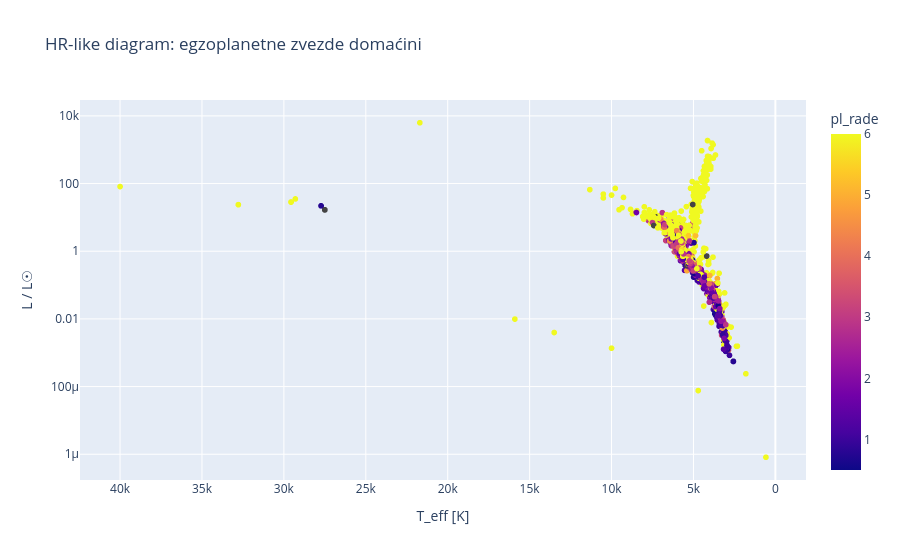

Here is the notebook cell this chart was saved with:
### Markdown cell above
## 04 · HR dijagram + Stefan–Boltzmann
Ako imamo poluprečnik i efektivnu temperaturu zvezde, računamo

$$L_*/L_☉ = (R_*/R_☉)^2 (T_*/5772\,\mathrm{K})^4.$$

**Naučna kontrola:** arhivsko `st_lum` predstavlja **log₁₀(L/L☉)**, ne linearno L!

### Code cell
df=raw.copy()
for col in COLUMNS:
    if col not in ('pl_name','hostname','discoverymethod'):
        df[col]=pd.to_numeric(df[col],errors='coerce')
df['lum_sb']=df['st_rad']**2*(df['st_teff']/5772.)**4
df['lum_archive']=10**df['st_lum']
mask=(df['lum_sb']>0)&np.isfinite(df['lum_sb'])
fig=px.scatter(df[mask], x='st_teff',y='lum_sb',color='pl_rade',
               hover_name='pl_name',log_y=True,range_color=[0.5,6],
               labels={'st_teff':'T_eff [K]','lum_sb':'L / L☉'},title='HR-like diagram: egzoplanetne zvezde domaćini')
fig.update_xaxes(autorange='reversed');fig.show()
valid=df[['lum_sb','lum_archive']].dropna().query('lum_sb>0 and lum_archive>0')
print('Median log10 luminosity discrepancy:',np.median(np.abs(np.log10(valid.lum_sb/valid.lum_archive))) if len(valid) else 'not available')

### Figure 1 — Plotly figure (JSON) as saved in the notebook; plotly's stock layout.template omitted (floating-point values rounded to 4 significant figures; data arrays with more than 128 entries replaced by an {"elided": "..."} marker saying what was removed)
{"data": [{"hovertemplate": "<b>%{hovertext}</b><br><br>T_eff [K]=%{x}<br>L / L☉=%{y}<br>pl_rade=%{marker.color}<extra></extra>", "hovertext": {"elided": "6116 str values"}, "legendgroup": "", "marker": {"color": {"elided": "6116 float values"}, "coloraxis": "coloraxis", "symbol": "circle"}, "mode": "markers", "name": "", "showlegend": false, "type": "scattergl", "x": {"elided": "6116 float values"}, "xaxis": "x", "y": {"elided": "6116 float values"}, "yaxis": "y"}], "layout": {"coloraxis": {"cmax": 6, "cmin": 0.5, "colorbar": {"title": {"text": "pl_rade"}}, "colorscale": [[0, "#0d0887"], [0.1111, "#46039f"], [0.2222, "#7201a8"], [0.3333, "#9c179e"], [0.4444, "#bd3786"], [0.5556, "#d8576b"], [0.6667, "#ed7953"], [0.7778, "#fb9f3a"], [0.8889, "#fdca26"], [1, "#f0f921"]]}, "legend": {"tracegroupgap": 0}, "title": {"text": "HR-like diagram: egzoplanetne zvezde domaćini"}, "xaxis": {"anchor": "y", "autorange": "reversed", "domain": [0, 1], "title": {"text": "T_eff [K]"}}, "yaxis": {"anchor": "x", "domain": [0, 1], "title": {"text": "L / L☉"}, "type": "log"}}}
